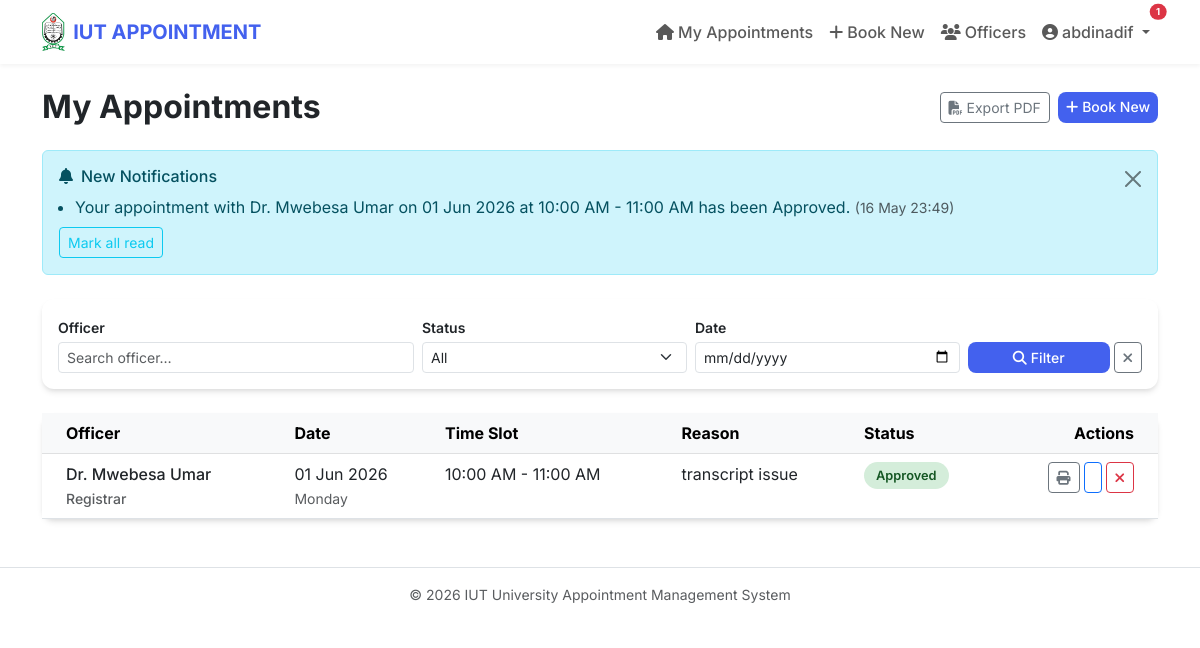
Screenshot of /student/dashboard (signed in) with the database file from the repository.
### models.py (models this page shows, shortened)
class User(db.Model, UserMixin):
    id = db.Column(db.Integer, primary_key=True)
    name = db.Column(db.String(100), nullable=False)
    email = db.Column(db.String(120), unique=True, nullable=False)
    password = db.Column(db.String(200), nullable=False)
    role = db.Column(db.String(20), nullable=False, default='student')
    student_id_num = db.Column(db.String(50), nullable=True)
    department = db.Column(db.String(100), nullable=True)
    dark_mode = db.Column(db.Boolean, default=False)
    is_active = db.Column(db.Boolean, default=True)
    email_verified = db.Column(db.Boolean, default=False)
    email_verify_token = db.Column(db.String(64), nullable=True)
    failed_logins = db.Column(db.Integer, default=0)
    locked_until = db.Column(db.DateTime, nullable=True)
    created_at = db.Column(db.DateTime, default=lambda: datetime.now(timezone.utc))
    last_seen = db.Column(db.DateTime, default=lambda: datetime.now(timezone.utc))
    appointments = db.relationship('Appointment', backref='student_user', lazy=True)
    notifications = db.relationship('Notification', backref='user', lazy=True)

class Notification(db.Model):
    id = db.Column(db.Integer, primary_key=True)
    user_id = db.Column(db.Integer, db.ForeignKey('user.id'), nullable=False)
    message = db.Column(db.String(500), nullable=False)
    is_read = db.Column(db.Boolean, default=False)
    created_at = db.Column(db.DateTime, default=lambda: datetime.now(timezone.utc))

class Appointment(db.Model):
    id = db.Column(db.Integer, primary_key=True)
    user_id = db.Column(db.Integer, db.ForeignKey('user.id'), nullable=False)
    student_name = db.Column(db.String(100), nullable=False)
    student_id_num = db.Column(db.String(50), nullable=False)
    department = db.Column(db.String(100), nullable=False)
    officer_id = db.Column(db.Integer, db.ForeignKey('officer.id'), nullable=False)
    officer = db.relationship('Officer', backref='appointments')
    day = db.Column(db.String(20), nullable=False)
    date = db.Column(db.Date, nullable=False)
    time = db.Column(db.String(20), nullable=False)
    issue = db.Column(db.Text, nullable=False)
    status = db.Column(db.String(20), nullable=False, default='Pending')
    rejection_note = db.Column(db.Text, nullable=True)   # admin rejection reason
    reminder_sent = db.Column(db.Boolean, default=False)
    created_at = db.Column(db.DateTime, default=lambda: datetime.now(timezone.utc))
    waitlist = db.relationship('WaitlistEntry', backref='appointment', lazy=True, cascade='all, delete-orphan')
    priority = db.Column(db.String(20), default='Normal') # New: for Queue & Priority System
    queue_number = db.Column(db.Integer, nullable=True) # New: for Queue & Priority System
    estimated_wait_time = db.Column(db.Integer, nullable=True) # New: for Waiting Time Prediction
    qr_code_data = db.Column(db.String(255), nullable=True) # New: for QR Code Appointment Slip
    status_updated_at = db.Column(db.DateTime, default=lambda: datetime.now(timezone.utc), onupdate=lambda: datetime.now(timezone.utc)) # New: for Live Status Tracking

class Officer(db.Model):
    id = db.Column(db.Integer, primary_key=True)
    name = db.Column(db.String(100), nullable=False)
    designation = db.Column(db.String(100), nullable=False)
    bio = db.Column(db.Text, nullable=True)
    handles = db.Column(db.Text, nullable=True)   # comma-separated issues handled
    email = db.Column(db.String(120), nullable=True)
    room = db.Column(db.String(50), nullable=True)
    photo_url = db.Column(db.String(255), nullable=True)
    is_active = db.Column(db.Boolean, default=True)
    work_start = db.Column(db.String(5), default="08:00")
    work_end = db.Column(db.String(5), default="17:00")
    daily_limit = db.Column(db.Integer, default=0)
    recurring_off_days = db.Column(db.String(20), default="")
    unavailabilities = db.relationship('OfficerUnavailability', backref='officer', lazy=True, cascade='all, delete-orphan')
    working_hours = db.relationship('OfficerWorkingHours', backref='officer', lazy=True, cascade='all, delete-orphan')
    avg_appointment_duration = db.Column(db.Integer, default=15) # New: for waiting time prediction

### routes/student.py (the view)
@student_bp.route('/student/dashboard')
@login_required
def dashboard():
    if current_user.role != 'student':
        return redirect(url_for('index'))
    search_officer = request.args.get('officer', '').strip()
    search_status = request.args.get('status', '').strip()
    search_date = request.args.get('date', '').strip()
    query = Appointment.query.filter_by(user_id=current_user.id)
    if search_officer:
        query = query.join(Officer).filter(Officer.name.ilike(f'%{search_officer}%'))
    if search_status:
        query = query.filter(Appointment.status == search_status)
    if search_date:
        try:
            d = datetime.strptime(search_date, '%Y-%m-%d').date()
            query = query.filter(Appointment.date == d)
        except ValueError:
            pass
    appointments = query.order_by(Appointment.date.desc(), Appointment.time.desc()).all()
    notifications = Notification.query.filter_by(user_id=current_user.id, is_read=False)\
        .order_by(Notification.created_at.desc()).all()
    return render_template('student/dashboard.html',
                           appointments=appointments,
                           notifications=notifications,
                           search_officer=search_officer,
                           search_status=search_status,
                           search_date=search_date)

### app.py (called while the page is built)
@login_manager.user_loader
def load_user(user_id):
    return db.session.get(User, int(user_id))

@app.before_request
def check_session_timeout():
    if current_user.is_authenticated:
        last = session.get('last_activity')
        now = datetime.now(timezone.utc).timestamp()
        if last and (now - last) > 30 * 60:
            logout_user()
            session.clear()
            from flask import flash
            flash('Session expired due to inactivity.', 'warning')
            return redirect(url_for('auth.login'))
        session['last_activity'] = now
        session.permanent = True
        current_user.last_seen = datetime.now(timezone.utc)
        db.session.commit()

### templates/student/dashboard.html (shortened to what this page needs)
{% extends "layout.html" %}
{% block content %}
<div class="d-flex justify-content-between align-items-center mb-4 flex-wrap gap-2">
    <h2 class="fw-bold mb-0">My Appointments</h2>
    <div class="d-flex gap-2">
        <a href="{{ url_for('student.export_pdf') }}" class="btn btn-outline-secondary btn-sm">
            <i class="fas fa-file-pdf me-1"></i>Export PDF
        </a>
        <a href="{{ url_for('student.book_appointment') }}" class="btn btn-primary btn-sm">
            <i class="fas fa-plus me-1"></i>Book New
        </a>
    </div>
</div>
{% if notifications %}
<div class="alert alert-info alert-dismissible fade show mb-4">
    <h6 class="alert-heading"><i class="fas fa-bell me-2"></i>New Notifications</h6>
    <ul class="mb-1 ps-3">
        {% for n in notifications %}
        <li>{{ n.message }} <small class="text-muted">({{ n.created_at.strftime('%d %b %H:%M') if n.created_at else 'N/A' }})</small></li>
        {% endfor %}
    </ul>
    <a href="{{ url_for('student.read_all_notifications') }}" class="btn btn-sm btn-outline-info mt-1">Mark all read</a>
    <button type="button" class="btn-close" data-bs-dismiss="alert"></button>
</div>
{% endif %}
<div class="card mb-4 p-3">
    <form method="GET" class="row g-2 align-items-end">
        <div class="col-md-4">
            <label class="form-label small mb-1 fw-semibold">Officer</label>
            <input type="text" name="officer" class="form-control form-control-sm" placeholder="Search officer…" value="{{ search_officer }}">
        </div>
        <div class="col-md-3">
            <label class="form-label small mb-1 fw-semibold">Status</label>
            <select name="status" class="form-select form-select-sm">
                <option value="">All</option>
            </select>
        </div>
        <div class="col-md-3">
            <label class="form-label small mb-1 fw-semibold">Date</label>
            <input type="date" name="date" class="form-control form-control-sm" value="{{ search_date }}">
        </div>
        <div class="col-md-2 d-flex gap-1">
            <button class="btn btn-primary btn-sm w-100"><i class="fas fa-search me-1"></i>Filter</button>
            <a href="{{ url_for('student.dashboard') }}" class="btn btn-outline-secondary btn-sm"><i class="fas fa-times"></i></a>
        </div>
    </form>
</div>
<div class="card">
    <div class="card-body p-0">
        <div class="table-responsive">
            <table class="table table-hover mb-0">
                <thead class="table-light">
                    <tr>
                        <th class="ps-4">Officer</th>
                        <th>Date</th>
                        <th>Time Slot</th>
                        <th>Reason</th>
                        <th>Status</th>
                        <th class="text-end pe-4">Actions</th>
                    </tr>
                </thead>
                <tbody>
                {% if appointments %}
                    {% for apt in appointments %}
                    <tr>
                        <td class="ps-4 fw-medium">{{ apt.officer.name }}<br><small class="text-muted">{{ apt.officer.designation }}</small></td>
                        <td>{{ apt.date.strftime('%d %b %Y') if apt.date else 'N/A' }}<br><small class="text-muted">{{ apt.day }}</small></td>
                        <td>{{ apt.time }}</td>
                        <td><span class="text-truncate d-inline-block" style="max-width:180px" title="{{ apt.issue }}">{{ apt.issue }}</span></td>
                        <td><span class="badge-status status-{{ apt.status.lower() }}">{{ apt.status }}</span></td>
                        <td class="text-end pe-4">
                            <div class="d-flex gap-1 justify-content-end flex-wrap">
                                <a href="{{ url_for('student.print_slip', appointment_id=apt.id) }}" class="btn btn-sm btn-outline-secondary" title="Print Slip" target="_blank">
                                    <i class="fas fa-print"></i>
                                </a>
                                {% if apt.status in ['Pending','Approved'] %}
                                <a href="{{ url_for('student.reschedule_appointment', appointment_id=apt.id) }}" class="btn btn-sm btn-outline-primary" title="Reschedule">
                                </a>
                                <button class="btn btn-sm btn-outline-danger" data-bs-toggle="modal" data-bs-target="#cancelModal{{ apt.id }}" title="Cancel">
                                    <i class="fas fa-times"></i>
                                </button>
                                {% endif %}
                            </div>
                        </td>
                    </tr>
                    {% endfor %}
                {% endif %}
                </tbody>
            </table>
        </div>
    </div>
</div>
{% set my_waitlist = current_user.waitlist_entries %}
{% endblock %}

### templates/layout.html (shortened to what this page needs)
<!DOCTYPE html>
<html lang="en" data-bs-theme="{{ 'dark' if current_user.is_authenticated and current_user.dark_mode else 'light' }}">
<head>
    <link href="https://cdn.jsdelivr.net/npm/bootstrap@5.3.0/dist/css/bootstrap.min.css" rel="stylesheet">
    <link rel="stylesheet" href="https://cdnjs.cloudflare.com/ajax/libs/font-awesome/6.4.0/css/all.min.css">
</head>
<body>
<nav class="navbar navbar-expand-lg sticky-top">
    <div class="container">
        <a class="navbar-brand d-flex align-items-center" href="{{ url_for('index') }}">
            <img src="{{ url_for('static', filename='iut_logo.png') }}" alt="IUT" height="38" class="me-2" style="object-fit:contain;">
            IUT APPOINTMENT
        </a>
        <div class="collapse navbar-collapse" id="navbarNav">
            <ul class="navbar-nav ms-auto align-items-center">
                {% if current_user.is_authenticated %}
                    {% if current_user.role == 'super_admin' %}
                        <li class="nav-item"><a class="nav-link" href="{{ url_for('super_admin.dashboard') }}"><i class="fas fa-shield-alt me-1"></i>Control Panel</a></li>
                        <li class="nav-item"><a class="nav-link" href="{{ url_for('admin.dashboard') }}"><i class="fas fa-tachometer-alt me-1"></i>Admin View</a></li>
                        <li class="nav-item"><a class="nav-link" href="{{ url_for('super_admin.audit_log') }}"><i class="fas fa-history me-1"></i>Audit Log</a></li>
                    {% else %}
                        <li class="nav-item"><a class="nav-link" href="{{ url_for('student.dashboard') }}"><i class="fas fa-home me-1"></i>My Appointments</a></li>
                        <li class="nav-item"><a class="nav-link" href="{{ url_for('student.book_appointment') }}"><i class="fas fa-plus me-1"></i>Book New</a></li>
                        <li class="nav-item"><a class="nav-link" href="{{ url_for('student.officer_list') }}"><i class="fas fa-users me-1"></i>Officers</a></li>
                    {% endif %}
                    <li class="nav-item dropdown">
                        <a class="nav-link dropdown-toggle position-relative" href="#" data-bs-toggle="dropdown">
                            <i class="fas fa-user-circle me-1"></i>{{ current_user.name }}
                            {% set unread = current_user.notifications | selectattr('is_read','equalto',false) | list %}
                            {% if unread %}
                            <span class="position-absolute top-0 start-100 translate-middle badge rounded-pill bg-danger" id="notif-badge" style="font-size:.6rem">{{ unread|length }}</span>
                            {% else %}
                            <span id="notif-badge" class="position-absolute top-0 start-100 translate-middle badge rounded-pill bg-danger" style="font-size:.6rem;display:none;"></span>
                            {% endif %}
                        </a>
                    </li>
                {% else %}
                    <li class="nav-item"><a class="nav-link" href="{{ url_for('auth.login') }}">Login</a></li>
                    <li class="nav-item"><a class="nav-link" href="{{ url_for('auth.register') }}">Register</a></li>
                {% endif %}
            </ul>
        </div>
    </div>
</nav>
<div class="container mt-4 mb-5">
    {% block content %}{% endblock %}
</div>
<footer class="py-3 text-center text-muted small border-top">
    &copy; 2026 IUT University Appointment Management System
</footer>
</body>
</html>

### templates/layout.html (style rules this page uses)
:root { --primary-color: #4361ee; --secondary-color: #3f37c9; --card-shadow: 0 4px 6px -1px rgba(0,0,0,.1), 0 2px 4px -1px rgba(0,0,0,.06); }
body { font-family: 'Inter', sans-serif; }
.navbar { box-shadow: 0 2px 4px rgba(0,0,0,.05); }
.navbar-brand { font-weight: 700; color: var(--primary-color) !important; }
.card { border: none; border-radius: 12px; box-shadow: var(--card-shadow); }
.btn-primary { background-color: var(--primary-color); border: none; border-radius: 8px; font-weight: 500; }
.nav-link { font-weight: 500; }
.status-approved { background-color:#d4edda; color:#155724; }
.badge-status { padding:6px 12px; border-radius:20px; font-size:.8rem; font-weight:600; }

### rows the page displays
User: name "abdinadif"
Notification: message "Your appointment with Dr. Mwebesa Umar on 01 Jun 2026 at 10:00 AM - 11:00 AM has been Approved.", created_at "16 May 23:49"
Appointment: officer.name "Dr. Mwebesa Umar", officer.designation "Registrar", date "01 Jun 2026", day "Monday", time "10:00 AM - 11:00 AM", issue "transcript issue", status "Approved"

### other values shown
{{ unread|length }} "1"
